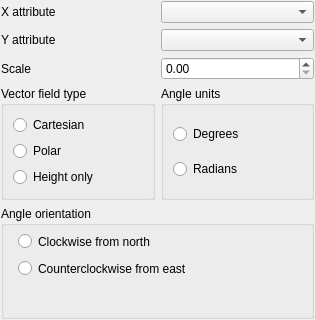
<?xml version="1.0" encoding="UTF-8"?>
<ui version="4.0">
 <class>WidgetVectorFieldBase</class>
 <widget class="QWidget" name="WidgetVectorFieldBase">
  <property name="geometry">
   <rect>
    <x>0</x>
    <y>0</y>
    <width>315</width>
    <height>320</height>
   </rect>
  </property>
  <property name="windowTitle">
   <string>Form</string>
  </property>
  <layout class="QGridLayout" name="gridLayout_4">
   <property name="margin">
    <number>1</number>
   </property>
   <item row="0" column="0">
    <widget class="QLabel" name="mXAttributeLabel">
     <property name="text">
      <string>X attribute</string>
     </property>
    </widget>
   </item>
   <item row="0" column="1">
    <widget class="QComboBox" name="mXAttributeComboBox"/>
   </item>
   <item row="1" column="0">
    <widget class="QLabel" name="mYAttributeLabel">
     <property name="text">
      <string>Y attribute</string>
     </property>
    </widget>
   </item>
   <item row="1" column="1">
    <widget class="QComboBox" name="mYAttributeComboBox"/>
   </item>
   <item row="2" column="0">
    <widget class="QLabel" name="mScaleLabel">
     <property name="text">
      <string>Scale</string>
     </property>
    </widget>
   </item>
   <item row="2" column="1">
    <widget class="QDoubleSpinBox" name="mScaleSpinBox"/>
   </item>
   <item row="3" column="0" colspan="2">
    <layout class="QGridLayout" name="gridLayout_2">
     <item row="0" column="0">
      <layout class="QHBoxLayout" name="horizontalLayout">
       <item>
        <widget class="QGroupBox" name="mFieldTypeGroupBox">
         <property name="title">
          <string>Vector field type</string>
         </property>
         <layout class="QGridLayout" name="gridLayout">
          <item row="2" column="0">
           <widget class="QRadioButton" name="mHeightRadioButton">
            <property name="text">
             <string>Height only</string>
            </property>
           </widget>
          </item>
          <item row="1" column="0">
           <widget class="QRadioButton" name="mPolarRadioButton">
            <property name="text">
             <string>Polar</string>
            </property>
           </widget>
          </item>
          <item row="0" column="0">
           <widget class="QRadioButton" name="mCartesianRadioButton">
            <property name="text">
             <string>Cartesian</string>
            </property>
           </widget>
          </item>
         </layout>
        </widget>
       </item>
       <item>
        <widget class="QGroupBox" name="mAngleUnitsGroupBox">
         <property name="title">
          <string>Angle units</string>
         </property>
         <layout class="QGridLayout" name="gridLayout_3">
          <item row="0" column="0">
           <widget class="QRadioButton" name="mDegreesRadioButton">
            <property name="text">
             <string>Degrees</string>
            </property>
           </widget>
          </item>
          <item row="1" column="0">
           <widget class="QRadioButton" name="mRadiansRadioButton">
            <property name="text">
             <string>Radians</string>
            </property>
           </widget>
          </item>
         </layout>
        </widget>
       </item>
      </layout>
     </item>
     <item row="1" column="0">
      <widget class="QGroupBox" name="mAngleOrientationGroupBox">
       <property name="title">
        <string>Angle orientation</string>
       </property>
       <widget class="QRadioButton" name="mCounterclockwiseFromEastRadioButton">
        <property name="geometry">
         <rect>
          <x>17</x>
          <y>52</y>
          <width>183</width>
          <height>21</height>
         </rect>
        </property>
        <property name="text">
         <string>Counterclockwise from east</string>
        </property>
       </widget>
       <widget class="QRadioButton" name="mClockwiseFromNorthRadioButton">
        <property name="geometry">
         <rect>
          <x>17</x>
          <y>25</y>
          <width>146</width>
          <height>21</height>
         </rect>
        </property>
        <property name="text">
         <string>Clockwise from north</string>
        </property>
       </widget>
      </widget>
     </item>
    </layout>
   </item>
  </layout>
 </widget>
 <resources/>
 <connections/>
</ui>
